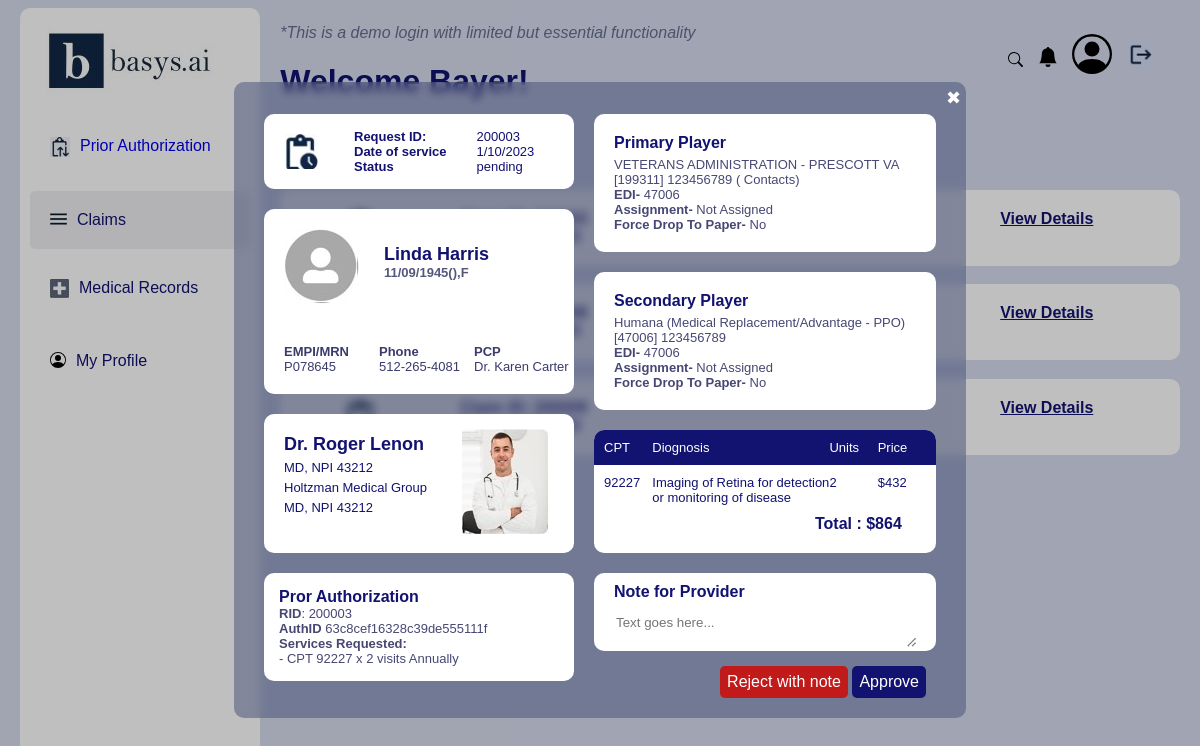
The page /pop/200003 on the database its author committed.
### claim/models.py (models this page shows, shortened)
class Claim(models.Model):
    reqID = models.CharField(max_length=30,primary_key='TRUE')
    date = models.CharField(max_length=10)
    status = models.CharField(max_length=50)
    name = models.CharField(max_length=50)
    dob = models.CharField(max_length=10)
    smoking_status = models.CharField(max_length=50)
    gender = models.CharField(max_length=10)
    profileimg = models.FileField(upload_to ='uploads/')
    emp_mrn = models.CharField(max_length=20)
    phone = models.CharField(max_length=20)
    pcp = models.CharField(max_length=50)
    doctor = models.CharField(max_length=50)
    docdisc1 = models.CharField(max_length=70)
    docdisc2 = models.CharField(max_length=70)
    docdisc3 = models.CharField(max_length= 70)
    rID = models.CharField(max_length=30)
    authID = models.CharField(max_length=30)
    services = models.TextField()
    primary_player_disc = models.CharField(max_length=100)
    EDI = models.CharField(max_length=30)
    Assignment = models.CharField(max_length=50)
    force_drop = models.CharField(max_length=10)
    secondary_player_disc = models.CharField(max_length=100,default=" ")
    sEDI = models.CharField(max_length=30,default=" ")
    sAssignment = models.CharField(max_length=50,default=" ")
    sforce_drop = models.CharField(max_length=10,default=" ")
    CPT = models.CharField(max_length=30)
    diag = models.CharField(max_length=200)
    units = models.CharField(max_length=50)
    price = models.CharField(max_length=50)
    total = models.CharField(max_length=60)

### claim/views.py (the view)
# urls.py: path('pop/<int:id>',popup,name = 'popup'),
def popup(request,id):
    popup = []
    popup.append(Claim.objects.get(reqID=id))
    obj = Claim.objects.all()
    return render(request,'popup.html',{'claims':obj,'pop':popup})

### templates/popup.html (shortened to what this page needs)
{% load static %}
<!DOCTYPE html>
<html lang="en">
<head>
    <link rel="stylesheet" href="{% static 'style.css' %}">
</head>
<body onload="popup()">
    <div class="maincontainer">
        <div class="leftcontainer">
            <div class="leftlogo">
                <img src="{% static 'images/logo.jpg' %}" alt="">
            </div>
            <div class=" leftmenu maincolor">
                <div class="leftmele">
                    <img src="{% static 'images/auth.JPG' %}" alt="">
                </div>
                <a class="leftmele" href="/" > Prior Authorization</a>
            </div>
            <div class=" home leftmenu">
                <div class="leftmele">
                    <img src="{% static 'images/claims.JPG' %}" alt="">
                </div>
                <a class="leftmele"> Claims</a>
            </div>
            <div class="leftmenu">
                <div class="leftmele">
                    <img src="{% static 'images/medical.JPG' %}" alt="">
                </div>
                <a class="leftmele lefttext"> Medical Records</a>
            </div>
            <div class="leftmenu">
                <div class="leftmele">
                    <img src="{% static 'images/profile.svg' %}" alt="">
                </div>
                <a class="leftmele lefttext"> My Profile</a>
            </div>
        </div>
        <div class="rightcontainer">
            <div class="container">
                <div class="navright">
                    <div>
                        <p class="headfont">*This is a demo login with limited but essential functionality
                        </p>
                        <h1 class="maincolor">Welcome Bayer!</h1>
                    </div>
                    <div class="navlist">
                        <ul>
                            <li class="search navitem">
                                <img src="{% static 'images/search.svg' %}" alt="">
                            </li>
                            <li class="notification navitem">
                                <img src="{% static 'images/notification.svg' %}" alt="">
                            </li>
                            <li class=" profile navitem">
                                <img src="{% static 'images/profile.svg' %}" alt="">
                            </li>
                            <li class="upload navitem">
                                <img src="{% static 'images/upload.JPG'%}" alt="">
                            </li>
                        </ul>
                    </div>
                </div>
                <div class="managerequests maincolor">
                    <div>
                        <h2>Manage Claims!</h2>
                    </div>
                    {% for i in claims %}
                    <div class="pending">
                        <div class="claim pendingreq">
                            <div class=" reqele reqstatus" >
                            </div>
                            <div class="reqele" >
                                <div class="reqfont">Claim ID: {{i.reqID}}</div>
                                <div class="reqfont">Date : 1/24/2023</div>
                            </div>
                            <div class=" claim-d reqele">
                                <a class="claim-btn"  id="{{i.reqID}}" href="/pop/{{i.reqID}}">View Details</a>
                            </div>
                        </div>
                    </div>
                    {%endfor%}
                </div>
                {% for i in pop %}
                <div id="popup" class="popup">
                    <div class="top-btn">
                            <a class="btn0" href="/claims">
                                &#10006;
                            </a>
                    </div>
                    <div class="pop-container">
                        <div class="left-pop">
                            <div class="lp lp1">
                                <div class="lp1-img">
                                </div>
                                <div class="lp1-s2">
                                    <div class="">Request ID:</div>
                                    <div class="">Date of service</div>
                                    <div class="">Status</div>
                                </div>
                                <div class="lp1-s3">
                                    <div class="">{{i.reqID}}</div>
                                    <div class="">{{i.date}}</div>
                                    <div class="">{{i.status}}</div>
                                </div>
                            </div>
                            <div class="lp lp2">
                                <div class="lp2-s1">
                                    <div class="lp2-s1-icon">
                                        <img src="{{i.profileimg.url}}" alt="">
                                    </div>
                                    <div class="lp2-s1-data">
                                        <div class="lp2-s1-data-head">
                                            {{i.name}}
                                        </div>
                                        <div>
                                            {{i.dob}}({{i.age}}),{{i.gender}}
                                        </div>
                                    </div>
                                </div>
                                <div class="lp2-s2">
                                    <div class="lp2-s2-1">
                                        <div class="lp2-s2-h">
                                            EMPI/MRN
                                        </div>
                                        <div>
                                            {{i.emp_mrn}}
                                        </div>
                                    </div>
                                    <div class="lp2-s2-2">
                                        <div class="lp2-s2-h">
                                            Phone
                                        </div>
                                        <div>
                                            {{i.phone}}
                                        </div>
                                    </div>
                                    <div class="lp2-s2-3">
                                        <div class="lp2-s2-h">
                                            PCP
                                        </div>
                                        <div>
                                            {{i.pcp}}
                                        </div>
                                    </div>
                                </div>
                            </div>
                            <div class="lp lp3">
                                <div class="lp3-s1">
                                    <div class="lp3-s1-h lp3-s1-t">
                                        {{i.doctor}}
                                    </div>
                                    <div class="lp3-s1-t">
                                        {{i.docdisc1}}
                                    </div>
                                    <div class="lp3-s1-t">
                                        {{i.docdisc2}}
                                    </div>
                                    <div class="lp3-s1-t">
                                        {{i.docdisc1}}
                                    </div>
                                </div>
                                <div class="lp3-s2">
                                    <img src="{% static 'images/doctor.JPG' %}" alt="">
                                </div>
                            </div>
                            <div class="lp lp4">
                                <div class="lp4-s1">
                                    <div class="lp4-s1-h">
                                        <span>Pror Authorization</span>
                                    </div>
                                    <div class="lp4-s1-t">
                                        <span>RID</span>: {{i.rID}}
                                    </div>
                                    <div class="lp4-s1-t">
                                        <span>AuthID</span> {{i.authID}}
                                    </div>
                                    <div class="lp4-s1-t">
                                        <span>Services Requested:</span> <br>{{i.services}}
                                    </div>
                                </div>
                            </div>
                        </div>
                        <div class="right-pop">
                            <div class="rp rp1">
                                <div class="rp1-s1">
                                    <div class="rp1-s1-h">
                                        <span>Primary Player</span>
                                    </div>
                                    <div class="rp1-s1-t">
                                        {{i.primary_player_disc}}
                                    </div>
                                    <div class="rp1-s1-t">
                                        <span>EDI- </span> {{i.EDI}}
                                    </div>
                                    <div class="rp1-s1-t">
                                        <span>Assignment- </span>{{i.Assignment}}
                                    </div>
                                    <div class="rp1-s1-t">
                                        <span>Force Drop To Paper- </span>{{i.force_drop}}
                                    </div>
                                </div>
                            </div>
                            <div class="rp rp2">
                                <div class="rp2-s1">
                                    <div class="rp2-s1-h">
                                        <span>Secondary Player</span>
                                    </div>
                                    <div class="rp2-s1-t">
                                        {{i.secondary_player_disc}}
                                    </div>
                                    <div class="rp2-s1-t">
                                        <span>EDI- </span> {{i.sEDI}}
                                    </div>
                                    <div class="rp2-s1-t">
                                        <span>Assignment- </span>{{i.sAssignment}}
                                    </div>
                                    <div class="rp2-s1-t">
                                        <span>Force Drop To Paper- </span>{{i.sforce_drop}}
                                    </div>
                                </div>
                            </div>
                            <div class="rp rp3">
                                <div class="rp3-s1">
                                    <div class="rp3-cpt">
                                            CPT
                                    </div>
                                    <div class="rp3-diag">
                                        Diognosis
                                    </div>
                                    <div class="rp3-units">
                                        Units
                                    </div>
                                    <div class="rp3-price">
                                            Price
                                    </div>
                                </div>
                                <div class="rp3-s2">
                                    <div class="rp3-cptv">
                                            {{i.CPT}}
                                    </div>
                                    <div class="rp3-diagv">
                                        {{i.diag}}
                                    </div>
                                    <div class="rp3-unitsv">
                                        {{i.units}}
                                    </div>
                                    <div class="rp3-pricev">
                                            {{i.price}}
                                    </div>
                                </div>
                                <div class="rp3-s3">
                                    <div class="rp3-total">
                                        Total : {{i.total}}
                                    </div>
                                </div>
                            </div>
                            <div class="rp rp4">
                                <div class="rp4-s1">
                                    Note for Provider
                                </div>
                                <div class="rp4-s2">
                                    <input type="text" placeholder="Text goes here...">
                                </div>
                                <div class="rp4-s3">
                                    <div class="rp4-text">
                                        <img src="{% static 'images/textarea.JPG'%}" alt="">
                                    </div>
                                </div>
                            </div>
                            <div class="rp5">
                                <div class="rp5-buttons">
                                        <div class="d-btn1">
                                            <button class="btn1">
                                                Reject with note
                                            </button>
                                        </div>
                                        <div class="d-btn2">
                                            <button class="btn2">
                                                Approve
                                            </button>
                                        </div>
                                </div>
                            </div>
                        </div>
                    </div>
                </div>
                {%endfor%}
            </div>
        </div>
    </div>
</body>
</html>

### rows shown on the page
Claim: reqID "200003", date "1/10/2023", status "pending", profileimg (picture), name "Linda Harris", dob "11/09/1945", gender "F", emp_mrn "P078645", phone "512-265-4081", pcp "Dr. Karen Carter", doctor "Dr. Roger Lenon", docdisc1 "MD, NPI 43212", docdisc2 "Holtzman Medical Group", rID "200003", authID "63c8cef16328c39de555111f", services "- CPT 92227 x 2 visits Annually", primary_player_disc "VETERANS ADMINISTRATION - PRESCOTT VA [199311] 123456789 ( Contacts)", EDI "47006", Assignment "Not Assigned", force_drop "No", secondary_player_disc "Humana (Medical Replacement/Advantage - PPO) [47006] 123456789", sEDI "47006", sAssignment "Not Assigned", sforce_drop "No", CPT "92227", diag "Imaging of Retina for detection or monitoring of disease", units "2", price "$432", total "$864"
Claim: reqID "200009"
